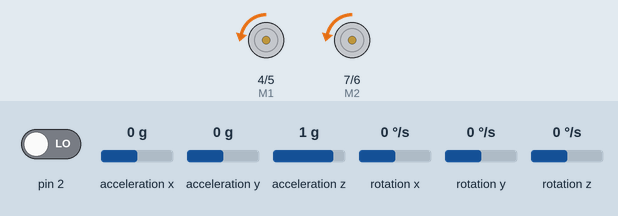
Recording of a sketch running on a simulated Arduino Uno, built with avr-gcc and run on an emulated ATmega328P. On the bench: direction and speed pins drawn as motors (green arrow = direction pin HIGH = forward, orange = LOW = backward, longer = more drive). The inputs (shaded band) are chosen by the test bench; at power-on: acceleration x 0 g, acceleration y 0 g, acceleration z 1 g, pin 2 LOW, rotation x 0 °/s, rotation y 0 °/s, rotation z 0 °/s. The sensor or clock chip raises its interrupt line as the real part does.

Above: at 1.7 s.
1.8 s: acceleration x set to -0.8 g
At 3.1 s:
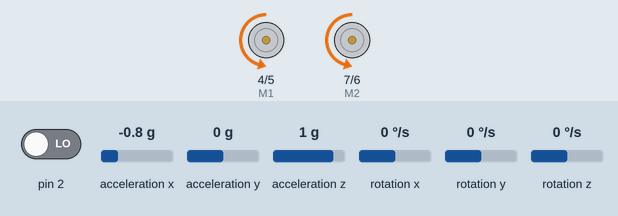
3.6 s: acceleration y set to -1.4 g
At 4.1 s:
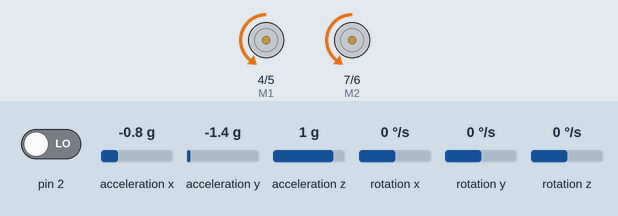
5.2 s: acceleration z set to 0 g
At 6.5 s:
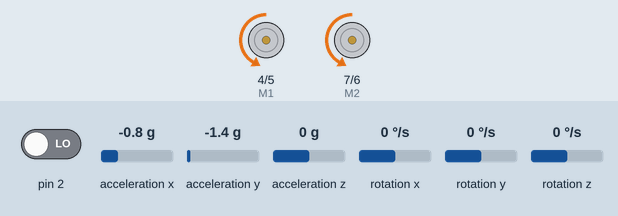
6.8 s: acceleration x set to -1.4 g
At 8.0 s:
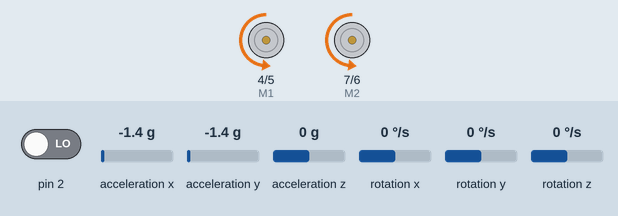
8.4 s: acceleration z set to -1.4 g
At 9.7 s:
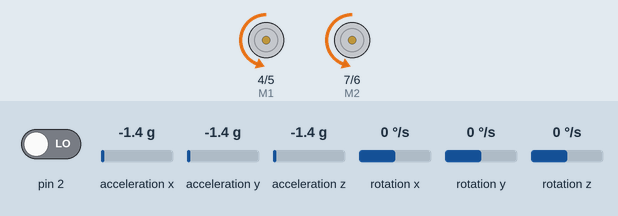
10.0 s: acceleration x set to 0 g
At 11.1 s:
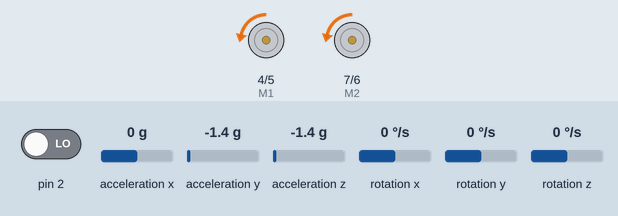
Timing chart, 0 to 12.6 s (numbered marks = the images above; inputs shaded):
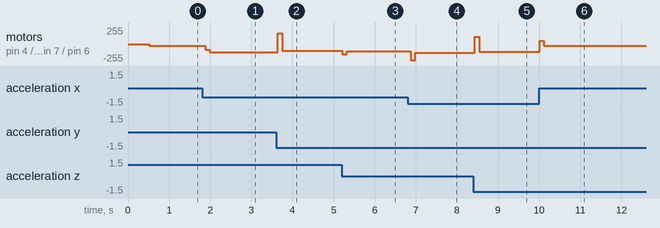

The sketch:

Segway.ino
```cpp
///////////////////////////////////////////////////////////////////////////////////////////////////////////////////
//
//    ArduSegway
//
///////////////////////////////////////////////////////////////////////////////////////////////////////////////////

#include "IMU.h"

#include <PID_v1.h>

//Define Variables we'll be connecting to
double input, output;
int E1 = 5;
int M1 = 4;
int E2 = 6;
int M2 = 7;

// ================================================================
// ===                      INITIAL SETUP                       ===
// ================================================================
IMU *imu;

double setpoint = 0.04;
 PID myPID(&input, &output, &setpoint,20,0.01,15, DIRECT);
void setup() {
    //Serial.begin(9600);
    IMU::create();
    imu = IMU::get();
    if (!imu->init()){
      //Serial.println("Error IMU not initialized");
    }
    myPID.SetMode(AUTOMATIC);
    myPID.SetOutputLimits(-255,255);
     pinMode(M1, OUTPUT);
    pinMode(M2, OUTPUT);
}

// ================================================================
// ===                    MAIN PROGRAM LOOP                     ===
// ================================================================
void loop() {
    // if programming failed, don't try to do anything
    if(imu->isReady()){
      vec3 ypr = imu->ypr();
      //Serial.println("");
      //Serial.print("--- Input: ");
      //Serial.print(ypr.y);
      //Serial.print(" ---> Output: ");
      input = ypr.y;
      myPID.Compute();
      //Serial.print(output);
      if(output < 0){
        digitalWrite(M1, HIGH);
        digitalWrite(M2, HIGH);
      }else{
        digitalWrite(M1,LOW);
        digitalWrite(M2, LOW);
      }
      double val = 32*sqrt(abs(output));

      analogWrite(E1, val);   //PWM Speed Control
      analogWrite(E2, val);   //PWM Speed Control
    }
}
```

IMU.cpp
```cpp
///////////////////////////////////////////////////////////////////////////////////////////////////////////////////
//
//    ArduSegway
//
///////////////////////////////////////////////////////////////////////////////////////////////////////////////////

#include "IMU.h"

#include "MPU6050_6Axis_MotionApps20.h"
#include "I2Cdev.h"
#if I2CDEV_IMPLEMENTATION == I2CDEV_ARDUINO_WIRE
    #include "Wire.h"
#endif


// Static data initialization
static IMU* IMU::mInstance = nullptr;

//-------------------------------------------------------------------------------------------------------------------
static bool IMU::create(){
  if(mInstance==nullptr){
    mInstance = new IMU();
    return true;
  }else{
    return false;
  }
}

//-------------------------------------------------------------------------------------------------------------------
IMU* IMU::get(){
  return mInstance;
}

//-------------------------------------------------------------------------------------------------------------------
bool IMU::init(){
    mMpu = new MPU6050();
    // join I2C bus (I2Cdev library doesn't do this automatically)
    #if I2CDEV_IMPLEMENTATION == I2CDEV_ARDUINO_WIRE
        Wire.begin();
        TWBR = 24; // 400kHz I2C clock (200kHz if CPU is 8MHz)
    #elif I2CDEV_IMPLEMENTATION == I2CDEV_BUILTIN_FASTWIRE
        Fastwire::setup(400, true);
    #endif
    // initialize serial communication
    // (115200 chosen because it is required for Teapot Demo output, but it's
    // really up to you depending on your project)
    mMpu->initialize();
    mDevStatus = mMpu->dmpInitialize();

    // supply your own gyro offsets here, scaled for min sensitivity
    mMpu->setXGyroOffset(20);
    mMpu->setYGyroOffset(-35);
    mMpu->setZGyroOffset(20);
    mMpu->setZAccelOffset(920); // 1688 factory default for my test chip
    mMpu->setXAccelOffset(-1000);
    mMpu->setYAccelOffset(-2380);
    // make sure it worked (returns 0 if so)

    if (mDevStatus == 0) {
        mMpu->setDMPEnabled(true);
        attachInterrupt(0, callbackIMU, RISING);
        mMpuIntStatus = mMpu->getIntStatus();
        mDmpReady = true;
        mPacketSize = mMpu->dmpGetFIFOPacketSize();
        return true;
    } else {
       return false;
    }
}

//-------------------------------------------------------------------------------------------------------------------
bool IMU::isReady(){
  return mDmpReady;
}

//-------------------------------------------------------------------------------------------------------------------
vec3 IMU::accel(){
  updateData();
  VectorInt16 aa;         // [x, y, z]            accel sensor measurements
  VectorInt16 aaReal;     // [x, y, z]            gravity-free accel sensor measurements
  Quaternion q;           // [w, x, y, z]         quaternion container
  VectorFloat gravity;    // [x, y, z]            gravity vector
  mMpu->dmpGetQuaternion(&q, mFifoBuffer);
  mMpu->dmpGetAccel(&aa, mFifoBuffer);
  mMpu->dmpGetGravity(&gravity, &q);
  mMpu->dmpGetLinearAccel(&aaReal, &aa, &gravity);
}

//-------------------------------------------------------------------------------------------------------------------
vec3 IMU::accelWorld(){
  updateData();
  VectorInt16 aa;         // [x, y, z]            accel sensor measurements
  VectorInt16 aaReal;     // [x, y, z]            gravity-free accel sensor measurements
  VectorInt16 aaWorld;    // [x, y, z]            world-frame accel sensor measurements
  Quaternion q;           // [w, x, y, z]         quaternion container
  VectorFloat gravity;    // [x, y, z]            gravity vector
  mMpu->dmpGetQuaternion(&q, mFifoBuffer);
  mMpu->dmpGetAccel(&aa, mFifoBuffer);
  mMpu->dmpGetGravity(&gravity, &q);
  mMpu->dmpGetLinearAccel(&aaReal, &aa, &gravity);
  mMpu->dmpGetLinearAccelInWorld(&aaWorld, &aaReal, &q);
}

//-------------------------------------------------------------------------------------------------------------------
vec3 IMU::gyro(){

}

vec3 IMU::euler(){
  updateData();
  Quaternion q;           // [w, x, y, z]         quaternion container
  float euler[3];         // [psi, theta, phi]    Euler angle container
  mMpu->dmpGetQuaternion(&q, mFifoBuffer);
  mMpu->dmpGetEuler(euler, &q);
  vec3 angles = {euler[0], euler[1], euler[2]};
  return angles;
}

//-------------------------------------------------------------------------------------------------------------------
Quaternion IMU::quaternion(){
  updateData();
  Quaternion q;           // [w, x, y, z]         quaternion container
  mMpu->dmpGetQuaternion(&q, mFifoBuffer);
  return q;
}

//-------------------------------------------------------------------------------------------------------------------
vec3 IMU::ypr(){
  updateData();
  float ypr[3];           // [yaw, pitch, roll]   yaw/pitch/roll container and gravity vector
  float euler[3];         // [psi, theta, phi]    Euler angle container
  Quaternion q;           // [w, x, y, z]         quaternion container
  VectorFloat gravity;    // [x, y, z]            gravity vector
  mMpu->dmpGetQuaternion(&q, mFifoBuffer);
  mMpu->dmpGetGravity(&gravity, &q);
  mMpu->dmpGetYawPitchRoll(ypr, &q, &gravity);
  vec3 angles = {ypr[0], ypr[1], ypr[2]};
  return angles;
}

//-------------------------------------------------------------------------------------------------------------------
void IMU::updateData(){
  // wait for MPU interrupt or extra packet(s) available
    while (!mMpuInterrupt && mFifoCount < mPacketSize) {
    }

    // reset interrupt flag and get INT_STATUS byte
    mMpuInterrupt = false;
    mMpuIntStatus = mMpu->getIntStatus();

    // get current FIFO count
    mFifoCount = mMpu->getFIFOCount();

    // check for overflow (this should never happen unless our code is too inefficient)
    if ((mMpuIntStatus & 0x10) || mFifoCount == 1024) {
        // reset so we can continue cleanly
        mMpu->resetFIFO();
    } else if (mMpuIntStatus & 0x02) {
        // wait for correct available data length, should be a VERY short wait
        while (mFifoCount < mPacketSize) mFifoCount = mMpu->getFIFOCount();

        // read a packet from FIFO
        mMpu->getFIFOBytes(mFifoBuffer, mPacketSize);

        // track FIFO count here in case there is > 1 packet available
        // (this lets us immediately read more without waiting for an interrupt)
        mFifoCount -= mPacketSize;
    }
}

//--------------------------------------------------------------------------------------------------------------
IMU::IMU(){
}

//--------------------------------------------------------------------------------------------------------------
void IMU::dmpDataReady() {
    mMpuInterrupt = true;
}

//--------------------------------------------------------------------------------------------------------------
void callbackIMU() {
      IMU::get()->dmpDataReady();
}
```

IMU.h
```cpp
///////////////////////////////////////////////////////////////////////////////////////////////////////////////////
//
//    ArduSegway
//
///////////////////////////////////////////////////////////////////////////////////////////////////////////////////

#ifndef _ARDUSEGWAY_IMU_H_
#define _ARDUSEGWAY_IMU_H_

struct Quaternion;
class MPU6050;

struct vec3{
  float x, y, z;
};

class IMU{
public: // Public Interface
  /// Init communication with the MPU6050 and configure offsets.
  static bool create();
  static IMU *get();


  bool init();

  /// Returns true if everything was configured properly during the initialization.
  bool isReady();

  // Get accelerations on device coordinates.
  vec3 accel();

  // Get acceleration on world coordinates.
  vec3 accelWorld();

  vec3 gyro();

  vec3 euler();

  // Get Quaternion.
  Quaternion quaternion();

  /// Get Yaw, pitch and roll
  vec3 ypr();

  void dmpDataReady();

private:  // Private interface
  IMU();
  void updateData();

private:  // members
  MPU6050 *mMpu;

  // MPU control/status vars
  bool mDmpReady = false;  // set true if DMP init was successful
  unsigned char mMpuIntStatus;   // holds actual interrupt status byte from MPU
  unsigned char mDevStatus;      // return status after each device operation (0 = success, !0 = error)
  unsigned int mPacketSize;    // expected DMP packet size (default is 42 bytes)
  unsigned int mFifoCount;     // count of all bytes currently in FIFO
  unsigned char mFifoBuffer[64]; // FIFO storage buffer

  // ================================================================
  // ===               INTERRUPT DETECTION ROUTINE                ===
  // ================================================================
  volatile bool mMpuInterrupt = false;     // indicates whether MPU interrupt pin has gone high
  // Singletone
  static IMU *mInstance;

};

void callbackIMU();

#endif  //  _ARDUSEGWAY_IMU_H_
```

Measured:
- after the input at 1.8 s, motor on pin 4 (M1) / pin 5 (E1), motor on pin 7 (M2) / pin 6 (E2): backward 28/255 → backward 87/255 after 0.08 s, → backward 120/255 0.11 s later, → backward 121/255 0.20 s later
- after the input at 3.6 s, motor on pin 4 (M1) / pin 5 (E1), motor on pin 7 (M2) / pin 6 (E2): backward 121/255 → forward 164/255 at once, → backward 98/255 0.11 s later
- after the input at 5.2 s, motor on pin 4 (M1) / pin 5 (E1), motor on pin 7 (M2) / pin 6 (E2): backward 98/255 → backward 156/255 at once, → backward 107/255 0.11 s later
- after the input at 6.8 s, motor on pin 4 (M1) / pin 5 (E1), motor on pin 7 (M2) / pin 6 (E2): backward 107/255 → backward 240/255 after 0.08 s, → backward 130/255 0.11 s later
- after the input at 8.4 s, motor on pin 4 (M1) / pin 5 (E1), motor on pin 7 (M2) / pin 6 (E2): backward 130/255 → forward 112/255 at once, → backward 116/255 0.10 s later
- after the input at 10.0 s, motor on pin 4 (M1) / pin 5 (E1), motor on pin 7 (M2) / pin 6 (E2): backward 116/255 → forward 50/255 at once, → backward 29/255 0.10 s later
